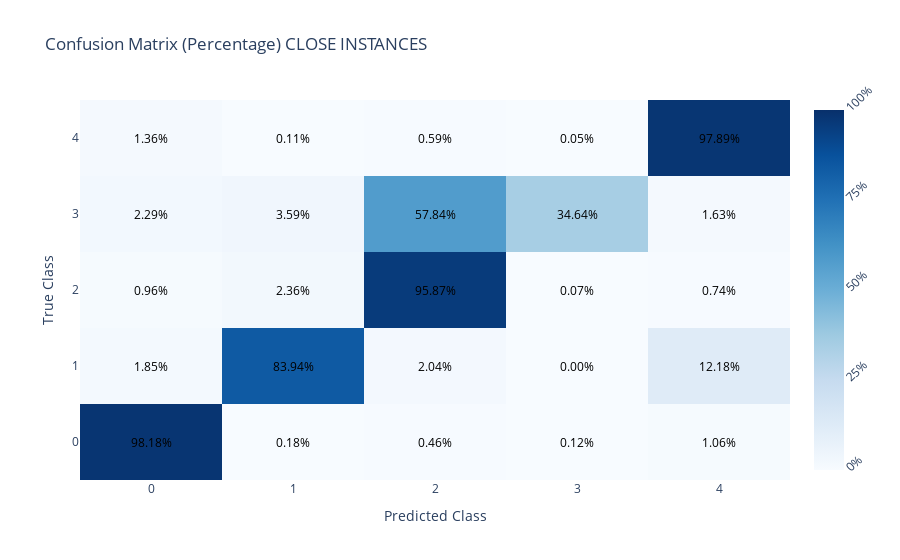

Notebook code cell kept with this figure:
### Code cell
import plotly.graph_objects as go

# Assuming you have a DataFrame 'close_matches' with 'class' and 'class_truth' columns
conf_matrix_data = close_df[['class', 'class_truth']]

# Compute the confusion matrix
conf_matrix = pd.crosstab(conf_matrix_data['class_truth'], conf_matrix_data['class'], rownames=['True'], colnames=['Predicted'], normalize='index') * 100

# Create a heatmap
fig = go.Figure(data=go.Heatmap(
    z=conf_matrix.values,
    x=conf_matrix.columns,
    y=conf_matrix.index,
    colorscale='Blues',  # You can change the color scale as needed
    hoverongaps=False,
    zmin=0,
    zmax=100,
    colorbar=dict(
        tickmode='array',
        tickvals=[0, 25, 50, 75, 100],
        ticktext=['0%', '25%', '50%', '75%', '100%'],
        tickangle=-45,
    )
))

# Add text annotations with percentage values
annotations = []
for i, true_class in enumerate(conf_matrix.index):
    for j, pred_class in enumerate(conf_matrix.columns):
        annotations.append(
            dict(
                x=pred_class,
                y=true_class,
                text=f'{conf_matrix.iloc[i, j]:.2f}%',  # Format as percentage with two decimal places
                showarrow=False,
                font=dict(color='black')  # Change the font color as needed
            )
        )

fig.update_layout(
    title='Confusion Matrix (Percentage) CLOSE INSTANCES',
    xaxis_title='Predicted Class',
    yaxis_title='True Class',
    annotations=annotations
)

# Show the figure
fig.show()

### Figure 1 — Plotly figure (JSON) as saved in the notebook; plotly's stock layout.template omitted (floating-point values rounded to 4 significant figures)
{"data": [{"colorbar": {"tickangle": -45, "tickmode": "array", "ticktext": ["0%", "25%", "50%", "75%", "100%"], "tickvals": [0, 25, 50, 75, 100]}, "colorscale": [[0, "rgb(247,251,255)"], [0.125, "rgb(222,235,247)"], [0.25, "rgb(198,219,239)"], [0.375, "rgb(158,202,225)"], [0.5, "rgb(107,174,214)"], [0.625, "rgb(66,146,198)"], [0.75, "rgb(33,113,181)"], [0.875, "rgb(8,81,156)"], [1, "rgb(8,48,107)"]], "hoverongaps": false, "type": "heatmap", "x": [0, 1, 2, 3, 4], "y": [0, 1, 2, 3, 4], "z": [[98.18, 0.1832, 0.4581, 0.1221, 1.061], [1.848, 83.94, 2.039, 0, 12.18], [0.9587, 2.36, 95.87, 0.07375, 0.7375], [2.288, 3.595, 57.84, 34.64, 1.634], [1.358, 0.1089, 0.5883, 0.05084, 97.89]], "zmax": 100, "zmin": 0}], "layout": {"annotations": [{"font": {"color": "black"}, "showarrow": false, "text": "98.18%", "x": 0, "y": 0}, {"font": {"color": "black"}, "showarrow": false, "text": "0.18%", "x": 1, "y": 0}, {"font": {"color": "black"}, "showarrow": false, "text": "0.46%", "x": 2, "y": 0}, {"font": {"color": "black"}, "showarrow": false, "text": "0.12%", "x": 3, "y": 0}, {"font": {"color": "black"}, "showarrow": false, "text": "1.06%", "x": 4, "y": 0}, {"font": {"color": "black"}, "showarrow": false, "text": "1.85%", "x": 0, "y": 1}, {"font": {"color": "black"}, "showarrow": false, "text": "83.94%", "x": 1, "y": 1}, {"font": {"color": "black"}, "showarrow": false, "text": "2.04%", "x": 2, "y": 1}, {"font": {"color": "black"}, "showarrow": false, "text": "0.00%", "x": 3, "y": 1}, {"font": {"color": "black"}, "showarrow": false, "text": "12.18%", "x": 4, "y": 1}, {"font": {"color": "black"}, "showarrow": false, "text": "0.96%", "x": 0, "y": 2}, {"font": {"color": "black"}, "showarrow": false, "text": "2.36%", "x": 1, "y": 2}, {"font": {"color": "black"}, "showarrow": false, "text": "95.87%", "x": 2, "y": 2}, {"font": {"color": "black"}, "showarrow": false, "text": "0.07%", "x": 3, "y": 2}, {"font": {"color": "black"}, "showarrow": false, "text": "0.74%", "x": 4, "y": 2}, {"font": {"color": "black"}, "showarrow": false, "text": "2.29%", "x": 0, "y": 3}, {"font": {"color": "black"}, "showarrow": false, "text": "3.59%", "x": 1, "y": 3}, {"font": {"color": "black"}, "showarrow": false, "text": "57.84%", "x": 2, "y": 3}, {"font": {"color": "black"}, "showarrow": false, "text": "34.64%", "x": 3, "y": 3}, {"font": {"color": "black"}, "showarrow": false, "text": "1.63%", "x": 4, "y": 3}, {"font": {"color": "black"}, "showarrow": false, "text": "1.36%", "x": 0, "y": 4}, {"font": {"color": "black"}, "showarrow": false, "text": "0.11%", "x": 1, "y": 4}, {"font": {"color": "black"}, "showarrow": false, "text": "0.59%", "x": 2, "y": 4}, {"font": {"color": "black"}, "showarrow": false, "text": "0.05%", "x": 3, "y": 4}, {"font": {"color": "black"}, "showarrow": false, "text": "97.89%", "x": 4, "y": 4}], "autosize": true, "title": {"text": "Confusion Matrix (Percentage) CLOSE INSTANCES"}, "xaxis": {"autorange": true, "range": [-0.5, 4.5], "title": {"text": "Predicted Class"}, "type": "linear"}, "yaxis": {"autorange": true, "range": [-0.5, 4.5], "title": {"text": "True Class"}, "type": "linear"}}}
